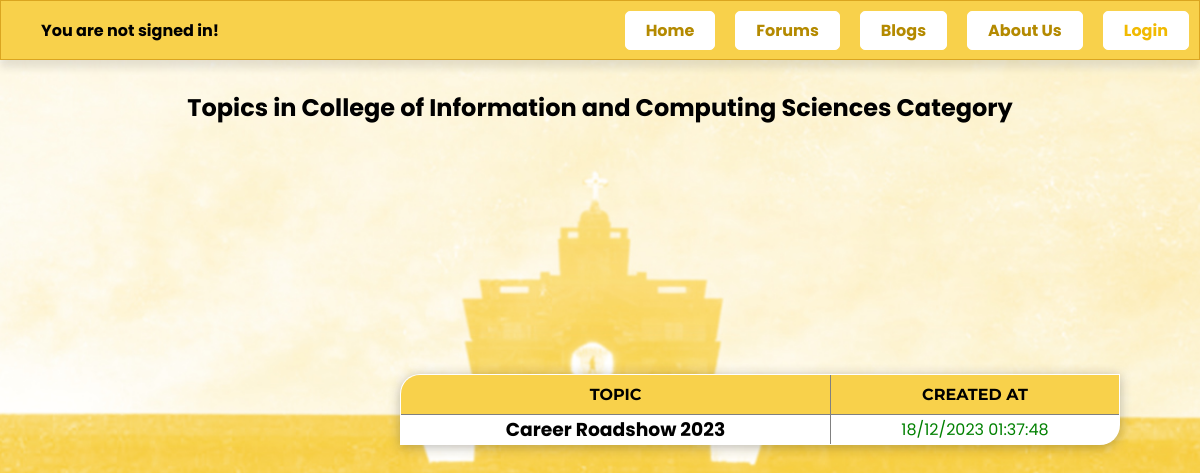
/category.php?cat_id=2, run on the app's committed database.
### tables this page shows
CREATE TABLE `categories` (
  `cat_id` int(8) NOT NULL,
  `cat_name` varchar(255) NOT NULL,
  `cat_description` varchar(255) NOT NULL
);

CREATE TABLE `topics` (
  `topic_id` int(8) NOT NULL,
  `topic_subject` varchar(255) NOT NULL,
  `topic_date` datetime NOT NULL,
  `topic_cat` int(8) NOT NULL,
  `topic_by` int(8) NOT NULL,
  `approved` int(11) NOT NULL
);

### category.php (the view, shortened to what this page needs)
<!DOCTYPE html>
<html lang="en">
<head>
    <link rel="stylesheet" href="style_Categories.css">
</head>
<body>
<?php
include 'LoginPageConnection.php';
include 'header.php';
$catId = mysqli_real_escape_string($connection, $_GET['cat_id']);
$sql = "SELECT
            cat_id,
            cat_name
        FROM
            categories
        WHERE
            cat_id = '$catId'";
$result = mysqli_query($connection, $sql);
if (!$result) {
    echo 'The category could not be displayed, please try again later.' . mysqli_error($connection);
} else {
    if (mysqli_num_rows($result) == 0) {
        echo 'This category does not exist.';
    } else {
        $category = mysqli_fetch_assoc($result);
        echo '<h2><center>Topics in ' . $category['cat_name'] . ' Category</center></h2><br />';
        $sql = "SELECT
                    topic_id,
                    topic_subject,
                    topic_date,
                    topic_cat
                FROM
                    topics
                WHERE
                    topic_cat = '$catId'
                AND
                    approved = '1'";
        $result = mysqli_query($connection, $sql);
        if (!$result) {
            echo 'The topics could not be displayed, please try again later.';
        } else {
            if (mysqli_num_rows($result) == 0) {
                echo '<center>There are no topics in this category yet.</center>';
            } else {
                echo '<table border="1" class = "table_category">
                        <tr>
                            <th>Topic</th>
                            <th>Created at</th>
                        </tr>';
                while ($row = mysqli_fetch_assoc($result)) {
                    echo '<tr>';
                    echo '<td class="leftpart">';
                    echo '<h3><a href="topic.php?id=' . $row['topic_id'] . '">' . $row['topic_subject'] . '</a><h3>';
                    echo '</td>';
                    echo '<td class="rightpart">';
                    echo date('d/m/Y H:i:s', strtotime($row['topic_date']));
                    echo '</td>';
                    echo '</tr>';
                }
                echo '</table>';
            }
        }
    }
}
?>
</body>
</html>

### style_Categories.css (style rules this page uses)
table { background: #ffffff; border-collapse: collapse; border-radius: 20px 0 20px 0; border-spacing: 0; box-shadow: 0 2px 12px rgba(32, 32, 32, 0.3); margin-top: 200px; margin-left: 400px; overflow: hidden; margin-bottom: 200px; text-align: center; width: 60%; }
th { background: #F8D14B; color: #000000; font-family: "Montserrat", sans-serif; padding-top: 10px; padding-bottom: 10px; text-transform: uppercase; }
tr { color: #F8D14B; }
td { color: green; }
h2 { margin-top: 30px; margin-bottom: 30px; }

### style_Headers.css (style rules this page uses)
* { margin: 0; padding: 0; font-family: 'Poppins', sans-serif; box-sizing: border-box; }
a { text-decoration: none; }
body { background-attachment: fixed; background-image: url('Images/tb_background.jpg'); background-position: center; background-repeat: no-repeat; background-size: cover; font-family: "Montserrat", sans-serif; }
a { text-decoration: none; color: black; }

### data on the page
categories: cat_name "College of Information and Computing Sciences"
topics: topic_subject "Career Roadshow 2023", topic_date "18/12/2023 01:37:48"
